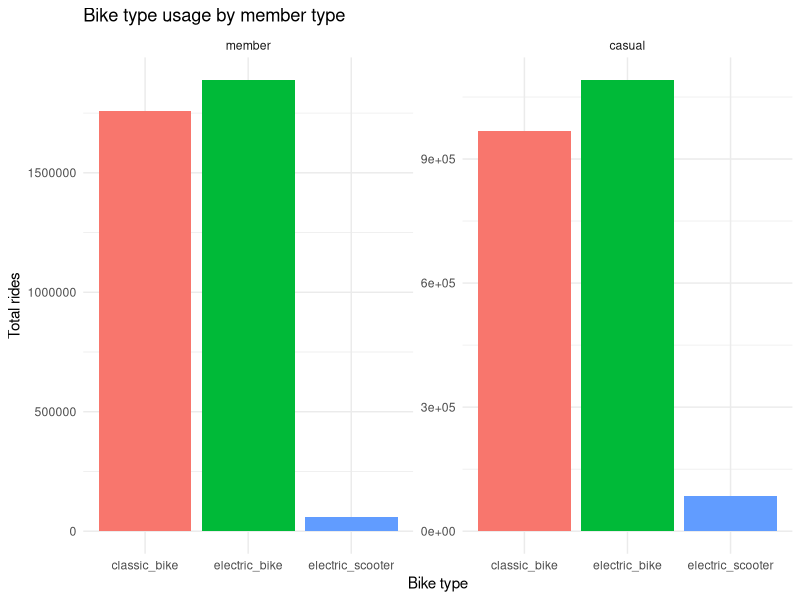
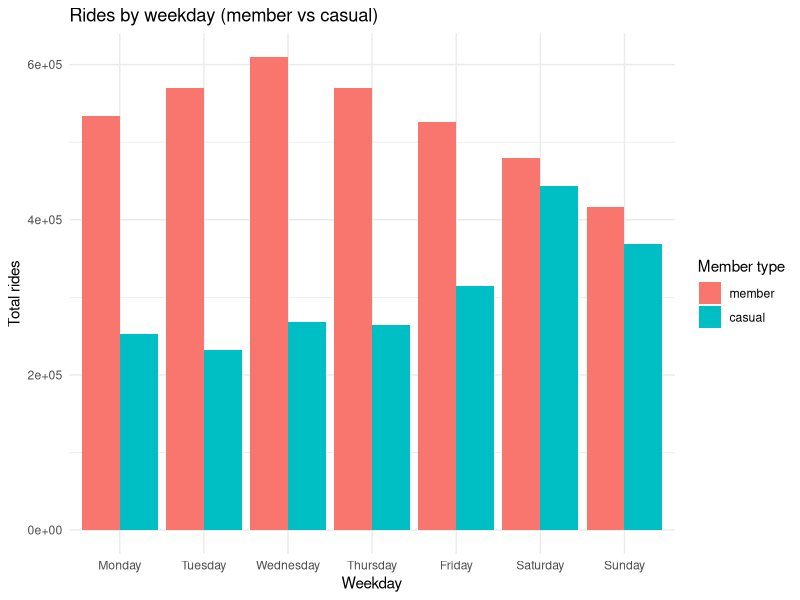
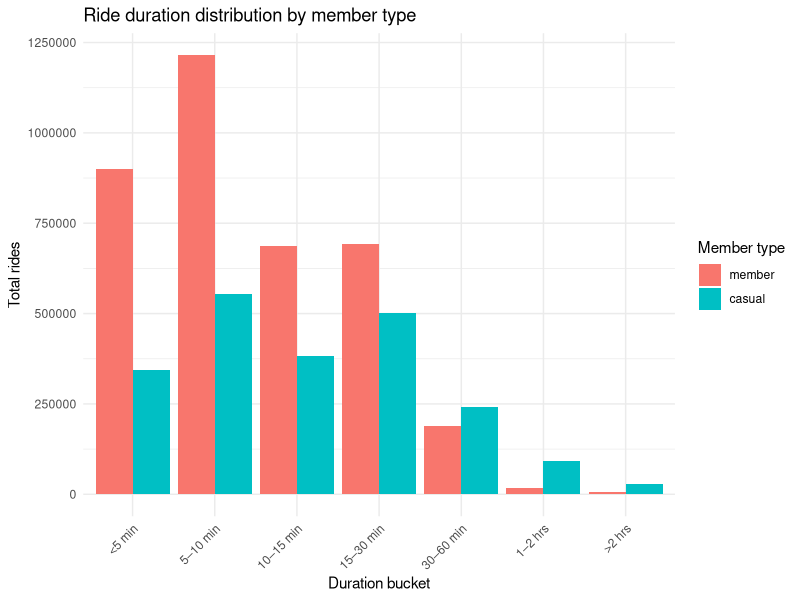
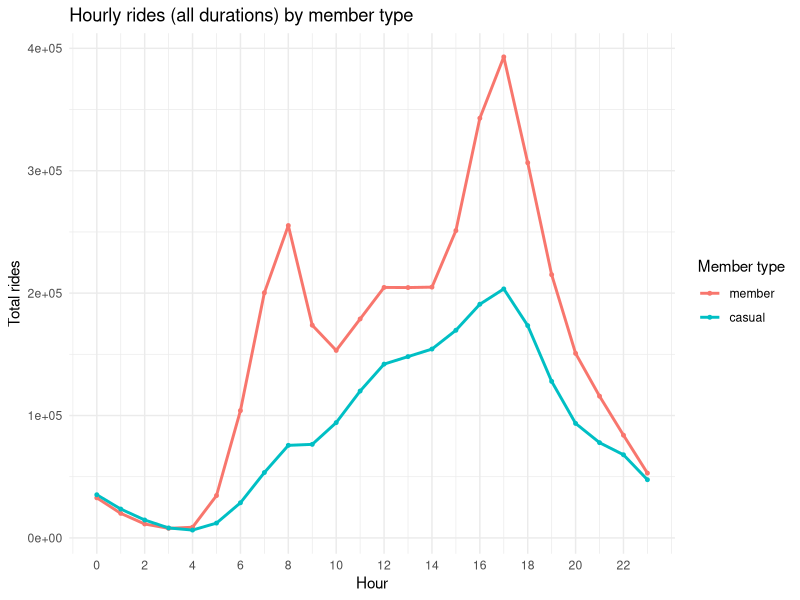
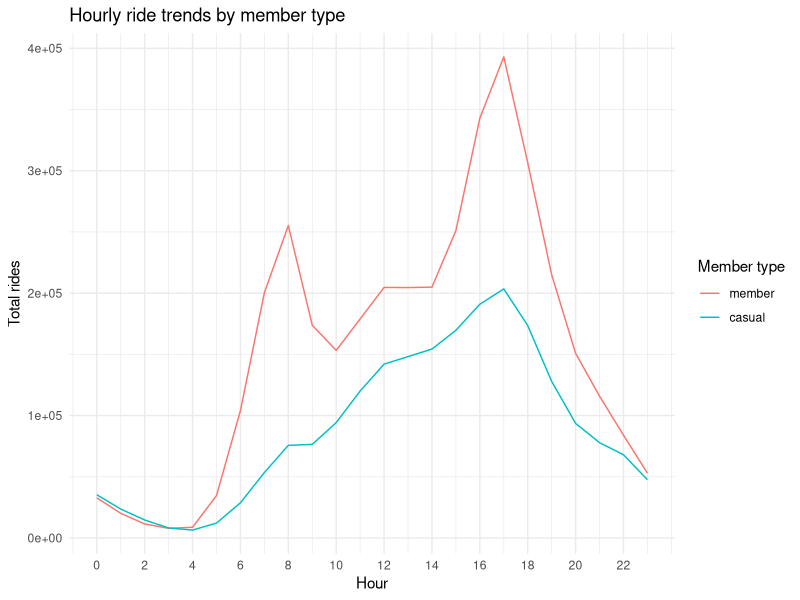
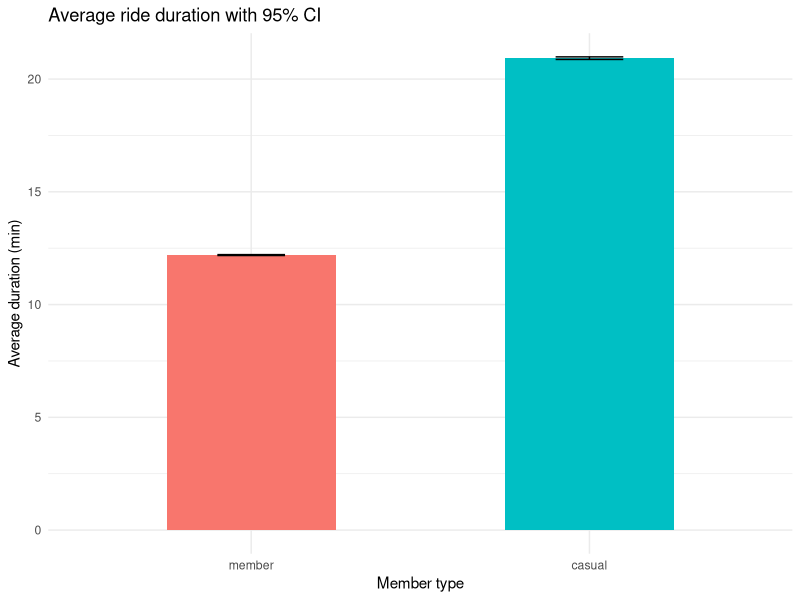
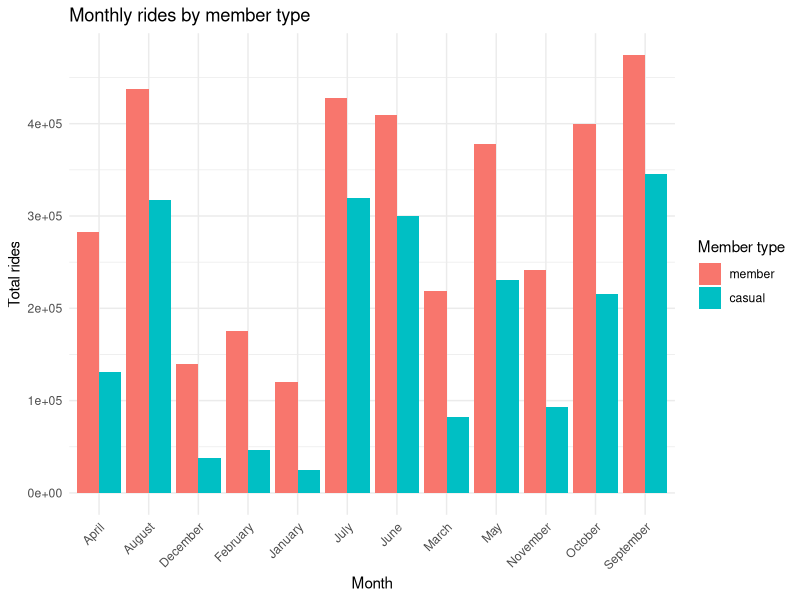
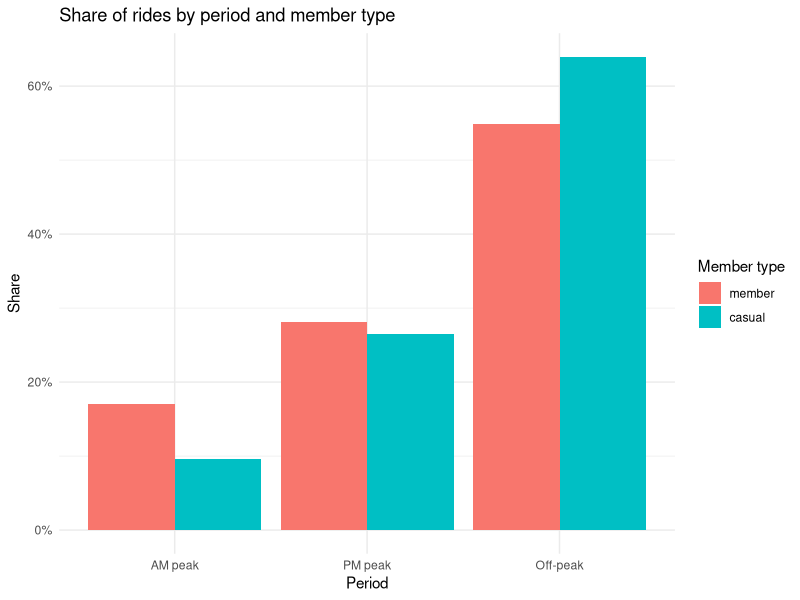

Here is the R script that generated these plots, in order:
# visualization_full.R
# ============================================================
# PURPOSE: Load analysis.R outputs and produce simple plots
# AUTHOR:  Generated for Onyedikachi Ikuru
# DATE:    2025-11-17
# ============================================================

library(dplyr)
library(ggplot2)
library(forcats)
library(here)
library(readr)
library(tidyr)
library(scales)

# ensure output folder
dir.create(here("plots"), showWarnings = FALSE)

# factor levels
duration_levels <- c("<5 min", "5–10 min", "10–15 min", "15–30 min", "30–60 min", "1–2 hrs", ">2 hrs")
weekday_levels <- c("Monday", "Tuesday", "Wednesday", "Thursday", "Friday", "Saturday", "Sunday")
member_levels <- c("member", "casual")
month_levels <- c("January", "February", "March", "April", "May", "June", "July", "August", "September", "October", "November", "December")

# ---------------------------
# 1. bike_behavior_by_member.csv
# ---------------------------
bike_behavior <- read_csv(here("data", "output", "bike_behavior_by_member.csv"), show_col_types = FALSE) %>%
  mutate(member_casual = factor(member_casual, levels = member_levels))

# Plot: grouped bar (bike type usage) faceted by member type
p_bike <- ggplot(bike_behavior, aes(x = rideable_type, y = total_rides, fill = rideable_type)) +
  geom_col(show.legend = FALSE) +
  facet_wrap(~member_casual, scales = "free_y") +
  labs(title = "Bike type usage by member type", x = "Bike type", y = "Total rides") +
  theme_minimal()

ggsave(here("plots/bike_behavior_by_member.png"), p_bike, width = 9, height = 5, dpi = 320)

# ---------------------------
# 2. daily_by_member.csv
# ---------------------------
daily_by_member <- read_csv(here("data", "output", "daily_by_member.csv"), show_col_types = FALSE) %>%
  mutate(
    member_casual = factor(member_casual, levels = member_levels),
    start_day_of_week = factor(start_day_of_week, levels = weekday_levels)
  )

# Plot: simple bar (total rides by weekday) faceted by member
p_daily <- ggplot(daily_by_member, aes(x = start_day_of_week, y = total_rides, fill = member_casual)) +
  geom_col(position = "dodge") +
  labs(title = "Rides by weekday (member vs casual)", x = "Weekday", y = "Total rides", fill = "Member type") +
  theme_minimal()

ggsave(here("plots/daily_rides_by_member.png"), p_daily, width = 9, height = 5, dpi = 320)

# ---------------------------
# 3. duration_summary_by_member.csv
# ---------------------------
duration_summary <- read_csv(here("data", "output", "duration_summary_by_member.csv"), show_col_types = FALSE) %>%
  mutate(
    duration_bucket = factor(duration_bucket, levels = duration_levels, ordered = TRUE),
    member_casual = factor(member_casual, levels = member_levels)
  )

# Plot: stacked bar of counts by duration bucket, grouped by member
p_duration <- ggplot(duration_summary, aes(x = duration_bucket, y = total_rides, fill = member_casual)) +
  geom_col(position = "dodge") +
  labs(title = "Ride duration distribution by member type", x = "Duration bucket", y = "Total rides", fill = "Member type") +
  theme_minimal() +
  theme(axis.text.x = element_text(angle = 45, hjust = 1))

ggsave(here("plots/duration_summary_by_member.png"), p_duration, width = 10, height = 5, dpi = 320)

# ---------------------------
# 4. duration_time_by_member.csv
# ---------------------------
duration_time_member <- read_csv(here("data", "output", "duration_time_by_member.csv"), show_col_types = FALSE) %>%
  mutate(
    duration_bucket = factor(duration_bucket, levels = duration_levels, ordered = TRUE),
    member_casual = factor(member_casual, levels = member_levels),
    start_hour = as.integer(start_hour),
    start_day_of_week = factor(start_day_of_week, levels = weekday_levels)
  )

# Summarize per hour & member (sum across duration buckets) for simple hour plot
hourly_agg <- duration_time_member %>%
  group_by(member_casual, start_hour) %>%
  summarise(total_rides = sum(total_rides), .groups = "drop")

p_duration_hour <- ggplot(hourly_agg, aes(x = start_hour, y = total_rides, color = member_casual)) +
  geom_line(linewidth = 1) +
  geom_point(size = 1) +
  labs(title = "Hourly rides (all durations) by member type", x = "Hour", y = "Total rides", color = "Member type") +
  scale_x_continuous(breaks = seq(0, 23, 2)) +
  theme_minimal()

ggsave(here("plots/hourly_rides_all_durations_by_member.png"), p_duration_hour, width = 9, height = 5, dpi = 320)

# ---------------------------
# 5. hourly_by_member.csv
# ---------------------------
hourly_by_member <- read_csv(here("data", "output", "hourly_by_member.csv"), show_col_types = FALSE) %>%
  mutate(member_casual = factor(member_casual, levels = member_levels), start_hour = as.integer(start_hour))

# Plot: line chart (hourly total rides) - similar to above but uses produced CSV
p_hourly <- ggplot(hourly_by_member, aes(x = start_hour, y = total_rides, color = member_casual)) +
  geom_line() +
  labs(title = "Hourly ride trends by member type", x = "Hour", y = "Total rides", color = "Member type") +
  scale_x_continuous(breaks = seq(0, 23, 2)) +
  theme_minimal()

ggsave(here("plots/hourly_by_member.png"), p_hourly, width = 9, height = 5, dpi = 320)

# ---------------------------
# 6. member_stats.csv (avg + 95% CI)
# ---------------------------
member_stats <- read_csv(here("data", "output", "member_stats.csv"), show_col_types = FALSE) %>%
  mutate(member_casual = factor(member_casual, levels = member_levels))

# If ci columns exist use errorbars, else just bar
if (all(c("ci_low", "ci_high") %in% colnames(member_stats))) {
  p_member_stats <- ggplot(member_stats, aes(x = member_casual, y = avg_duration, fill = member_casual)) +
    geom_col(width = 0.5, show.legend = FALSE) +
    geom_errorbar(aes(ymin = ci_low, ymax = ci_high), width = 0.2) +
    labs(title = "Average ride duration with 95% CI", x = "Member type", y = "Average duration (min)") +
    theme_minimal()
} else {
  p_member_stats <- ggplot(member_stats, aes(x = member_casual, y = avg_duration, fill = member_casual)) +
    geom_col(width = 0.5, show.legend = FALSE) +
    labs(title = "Average ride duration by member type", x = "Member type", y = "Average duration (min)") +
    theme_minimal()
}
ggsave(here("plots/member_stats_avg_duration.png"), p_member_stats, width = 7, height = 5, dpi = 320)

# ---------------------------
# 7. monthly_by_member.csv
# ---------------------------
monthly_by_member <- read_csv(here("data", "output", "monthly_by_member.csv"), show_col_types = FALSE) %>%
  mutate(
    member_casual = factor(member_casual, levels = member_levels),
    start_month = factor(start_month, levels = month_levels, ordered = TRUE)
  )

# ensure months with zero are present (complete)
monthly_complete <- monthly_by_member %>%
  complete(member_casual, start_month = month_levels, fill = list(total_rides = 0, avg_duration = NA))

p_monthly <- ggplot(monthly_complete, aes(x = start_month, y = total_rides, fill = member_casual)) +
  geom_col(position = "dodge") +
  labs(title = "Monthly rides by member type", x = "Month", y = "Total rides", fill = "Member type") +
  theme_minimal() +
  theme(axis.text.x = element_text(angle = 45, hjust = 1))

ggsave(here("plots/monthly_rides_by_member.png"), p_monthly, width = 10, height = 6, dpi = 320)

# ---------------------------
# 8. period_by_member.csv (AM/PM/Off-peak)
# ---------------------------
period_by_member <- read_csv(here("data", "output", "period_by_member.csv"), show_col_types = FALSE) %>%
  mutate(
    member_casual = factor(member_casual, levels = member_levels),
    period = factor(period, levels = c("AM peak", "PM peak", "Off-peak"))
  )

p_period <- ggplot(period_by_member, aes(x = period, y = share, fill = member_casual)) +
  geom_col(position = "dodge") +
  scale_y_continuous(labels = label_percent(accuracy = 1L)) +
  labs(title = "Share of rides by period and member type", x = "Period", y = "Share", fill = "Member type") +
  theme_minimal()

ggsave(here("plots/period_share_by_member.png"), p_period, width = 8, height = 5, dpi = 320)

# ---------------------------
# 9. top_start_with_category.csv and top_end_with_category.csv
# ---------------------------
top_start_with_category <- read_csv(here("data", "output", "top_start_with_category.csv"), show_col_types = FALSE) %>%
  mutate(
    member_casual = factor(member_casual, levels = member_levels),
    category = ifelse(is.na(category) | category == "", "Unknown", category)
  ) %>%
  group_by(member_casual, station_name, category) %>%
  summarise(total_rides = sum(total_rides), .groups = "drop") %>%
  arrange(member_casual, desc(total_rides))

p_top_start <- ggplot(
  top_start_with_category %>%
    filter(station_name != "Not Specified") %>%
    group_by(member_casual) %>%
    slice_max(total_rides, n = 10) %>%
    ungroup() %>%
    mutate(station_name = fct_reorder(station_name, total_rides)),
  aes(x = station_name, y = total_rides, fill = category)
) +
  geom_col() +
  coord_flip() +
  facet_wrap(~member_casual, scales = "free_y") +
  labs(
    title = "Top start stations by member type (top 10 each)",
    x = "Station",
    y = "Total rides",
    fill = "Category"
  ) +
  theme_minimal(base_size = 12)

ggsave(here("plots/top_start_stations_by_member_category_simple.png"), p_top_start, width = 12, height = 6, dpi = 320)

top_end_with_category <- read_csv(here("data", "output", "top_end_with_category.csv"), show_col_types = FALSE) %>%
  mutate(
    member_casual = factor(member_casual, levels = member_levels),
    category = ifelse(is.na(category) | category == "", "Unknown", category)
  ) %>%
  group_by(member_casual, station_name, category) %>%
  summarise(total_rides = sum(total_rides), .groups = "drop") %>%
  arrange(member_casual, desc(total_rides))

p_top_end <- ggplot(
  top_end_with_category %>%
    filter(station_name != "Not Specified") %>%
    group_by(member_casual) %>%
    slice_max(total_rides, n = 10) %>%
    ungroup() %>%
    mutate(station_name = fct_reorder(station_name, total_rides)),
  aes(x = station_name, y = total_rides, fill = category)
) +
  geom_col() +
  coord_flip() +
  facet_wrap(~member_casual, scales = "free_y") +
  labs(
    title = "Top end stations by member type (top 10 each)",
    x = "Station",
    y = "Total rides",
    fill = "Category"
  ) +
  theme_minimal(base_size = 12)

ggsave(here("plots/top_end_stations_by_member_category_simple.png"), p_top_end, width = 12, height = 6, dpi = 320)

# ---------------------------
# 10. weekday_month_index.csv -> simplified stacked bars (share by weekday per month)
# ---------------------------
weekday_month_index <- read_csv(here("data", "output", "weekday_month_index.csv"), show_col_types = FALSE) %>%
  mutate(
    member_casual = factor(member_casual, levels = member_levels),
    start_month = factor(start_month, levels = month_levels, ordered = TRUE),
    start_day_of_week = factor(start_day_of_week, levels = weekday_levels)
  )

# For readability plot only top months present in data (or all months)
weekday_month_complete <- weekday_month_index %>%
  group_by(member_casual, start_month, start_day_of_week) %>%
  summarise(share = sum(share), .groups = "drop")

# Stacked bar: for each month show share by weekday, faceted by member
p_weekday_month <- ggplot(weekday_month_complete, aes(x = start_month, y = share, fill = start_day_of_week)) +
  geom_col(position = "stack") +
  facet_wrap(~member_casual, nrow = 2) +
  labs(title = "Weekday composition of rides within each month (stacked)", x = "Month", y = "Share", fill = "Weekday") +
  theme_minimal() +
  theme(axis.text.x = element_text(angle = 45, hjust = 1))

ggsave(here("plots/weekday_month_composition_by_member.png"), p_weekday_month, width = 12, height = 7, dpi = 320)
